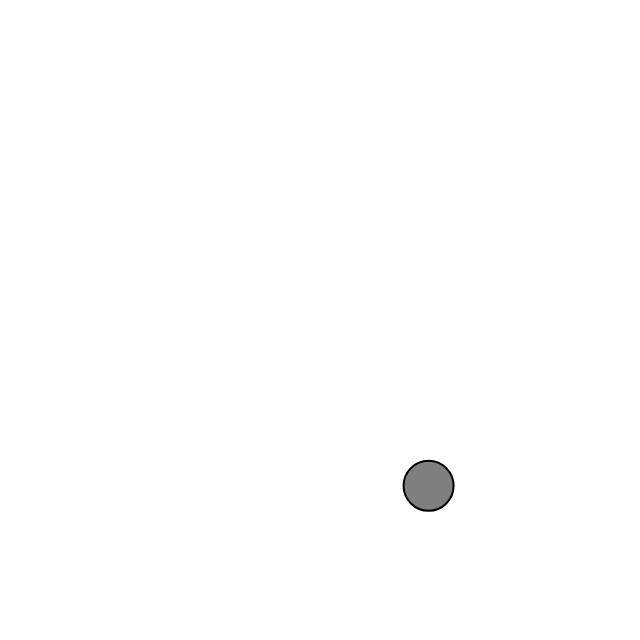
Frame 1 (no input)
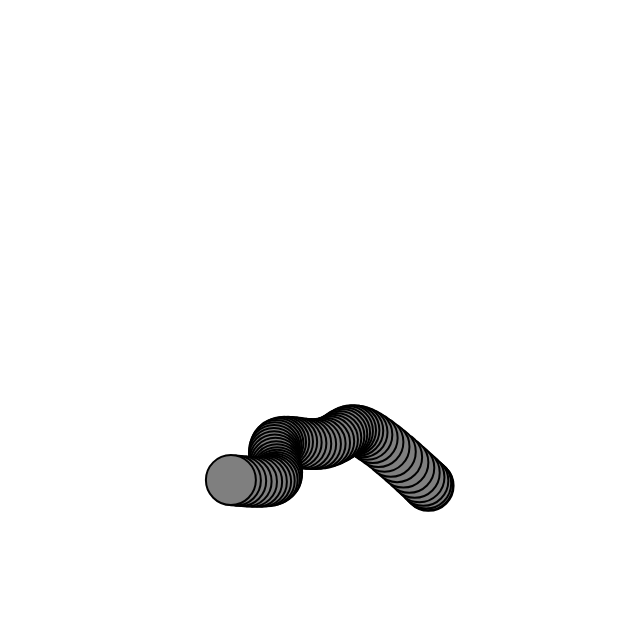
Frame 60 (no input)
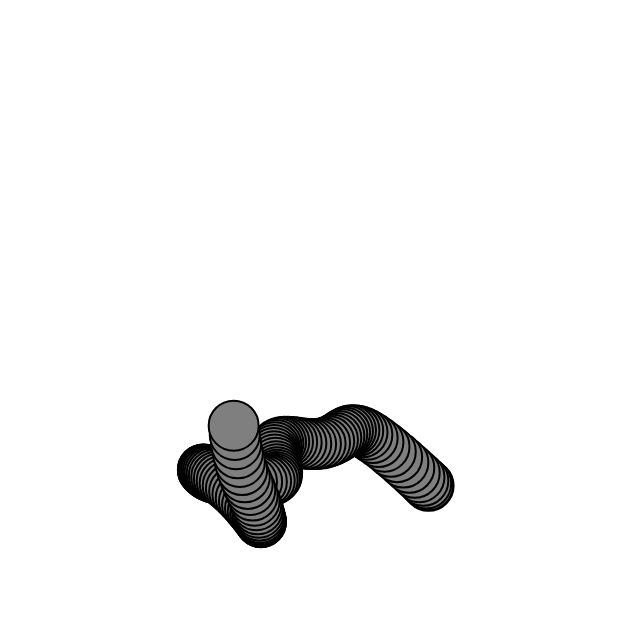
Frame 120 (the mouse pressed at the canvas centre since frame 60)

The p5.js sketch that drew these frames (run headless with seeded random() and noise() and a simulated clock; from frame 60 on, the mouse is pressed at the canvas centre):

// p5.js sketch
// ── sketch.js
class Walker{

    constructor(){
        this.tx=0;
        this.ty=10000;

    }


    step(){
        this.x=map(noise(this.tx),0,1,0,width);
        this.y=map(noise(this.ty),0,1,0,height);

        // Move the walker forward
        this.tx=this.tx+0.01;
        this.ty=this.ty+0.01;
    }

    show(){
        strokeWeight(2);
        fill(127);
        stroke(0);
        circle(this.x,this.y,50);
    }

}

let wal;
function setup(){
    createCanvas(640,640);
    
    background(255);
    wal=new Walker ();
    
}


function draw(){
    wal.step();
    wal.show();
}
